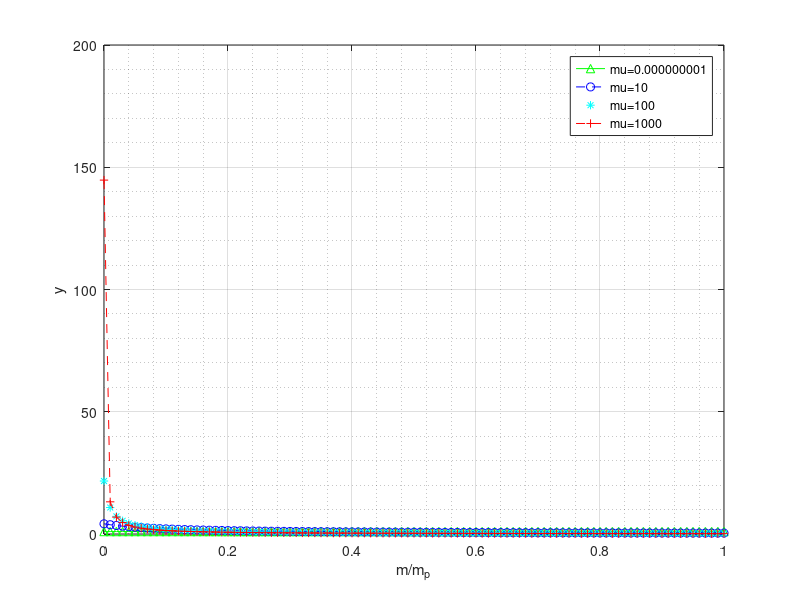

Here is the MATLAB script that generated this plot:
clc 

clear all

close all


mu=0.000000001;
absm=0:0.01:1;

y= (1/log(1+mu)).*(mu./(1+mu.*absm));
figure

plot(absm,y,'g-^')
grid on
grid minor
hold on 


mu=10;


y= (1/log(1+mu)).*(mu./(1+mu.*absm));

plot(absm,y,'b--o')


mu=100;


y= (1/log(1+mu)).*(mu./(1+mu.*absm));

plot(absm,y,'c*')

mu=1000;


y= (1/log(1+mu)).*(mu./(1+mu.*absm));

plot(absm,y,'r--+')
xlabel("m/m_{p}")
ylabel("y")
legend("\mu=0.000000001","\mu=10","\mu=100","\mu=1000")
saveas(gcf, 'myFigure.svg');
